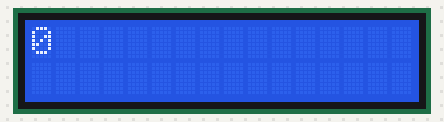
Recording of a sketch running on a simulated Arduino Uno, built with avr-gcc and run on an emulated ATmega328P. Parts: 16×2 character LCD.

Above: at 0.1 s.
At 2.6 s:
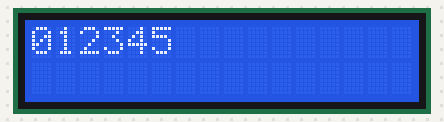
At 5.1 s:
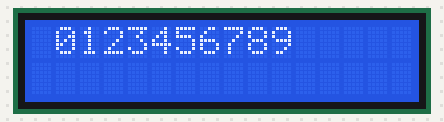
At 11.6 s:
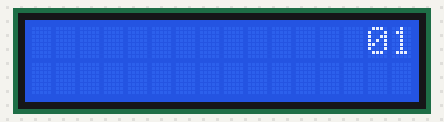
At 20.2 s:
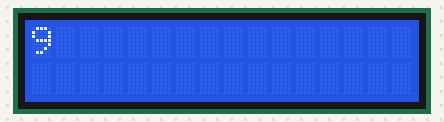
At 32.2 s:
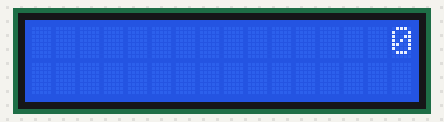

Measured:
- what the display in image 1 shows lasts 0.5 s, from 2.6 s to 3.1 s

The sketch:

arduino_lcd_i2c_autoscroll.ino
```cpp
// (licence header left out)
#include <Wire.h>
#include <LCD.h>
#include <LiquidCrystal_I2C.h>

//LiquidCrystal_I2C  lcd(0x27,2,1,0,4,5,6,7); // 0x27 is the I2C bus address for an PCF8574T I2C LCD Backpack
LiquidCrystal_I2C  lcd(0x3F,2,1,0,4,5,6,7); // 0x3F is the I2C bus address for an PCF8574A I2C LCD Backpack

void setup()
{
  // activate LCD module
  lcd.begin (16,2); // for 16 x 2 LCD module
  lcd.setBacklightPin(3,POSITIVE);
  lcd.setBacklight(HIGH);
    // set the cursor to (0,0):
  lcd.setCursor(0, 0);
    // print from 0 to 9:
  for (int thisChar = 0; thisChar < 10; thisChar++)
  {
    lcd.print(thisChar);
    delay(500);
  }
}

void loop()
{
  lcd.scrollDisplayRight();
  delay(500);
/*
  // set the cursor to (16,1):
  lcd.setCursor(8, 1);
  // set the display to automatically scroll:
  lcd.autoscroll();
  // print from 0 to 9:
  for (int thisChar = 0; thisChar < 10; thisChar++) {
    lcd.print("1");
    delay(500);
  }
  // turn off automatic scrolling
  lcd.noAutoscroll();

  // clear screen for the next loop:
  lcd.clear();
    */
}
```
